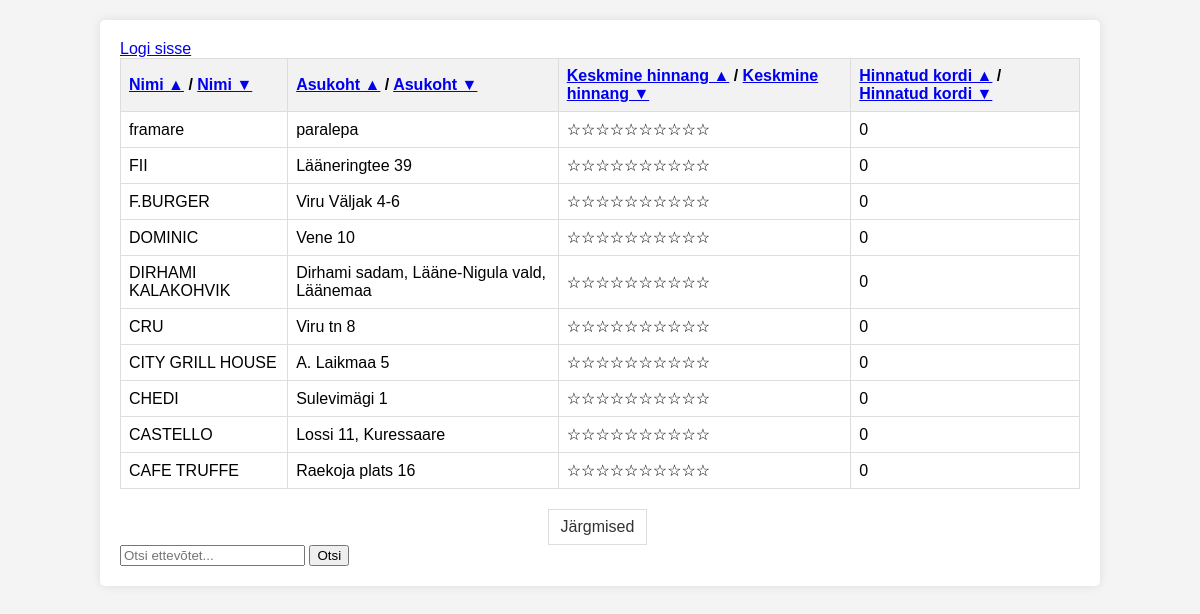
Screenshot of /?sort=name_desc with the database file from the repository.
### tables this page shows
CREATE TABLE `restokad` (
  `id` int(11) NOT NULL,
  `Nimi` varchar(255) NOT NULL,
  `Asukoht` varchar(255) NOT NULL,
  `Keskmine_hinne` int(11) DEFAULT 0,
  `Hinnatud_kordi` int(11) DEFAULT 0
);

### index.php (the view, shortened to what this page needs)
<!DOCTYPE html>
<html lang="en">
<head>
</head>
<body>
<div class="container">
    <a href="admin.php" class="logi">Logi sisse</a>
<?php
$servername = "localhost";
$username = "root";
$password = "";
$dbname = "restod";
$conn = new mysqli($servername, $username, $password, $dbname);
$records_per_page = 10;
if (isset($_GET['page']) && is_numeric($_GET['page'])) {
    $page = $_GET['page'];
} else {
    $page = 1;
}
$start_from = ($page - 1) * $records_per_page;
$order_by = "";
if (isset($_GET['sort'])) {
    switch ($_GET['sort']) {
        case 'name_desc':
            $order_by = " ORDER BY Nimi DESC";
            break;
    }
}
$search = "";
$search_condition = "";
$sql = "SELECT id, Nimi, Asukoht, Keskmine_hinne, Hinnatud_kordi FROM restokad $search_condition $order_by LIMIT $start_from, $records_per_page";
$result = $conn->query($sql);
if ($result->num_rows > 0) {
    echo "<table>
            <thead>
                <tr>
                    <th><a href='?sort=name_asc'>Nimi ▲</a> / <a href='?sort=name_desc'>Nimi ▼</a></th>
                    <th><a href='?sort=location_asc'>Asukoht ▲</a> / <a href='?sort=location_desc'>Asukoht ▼</a></th>
                    <th><a href='?sort=rating_asc'>Keskmine hinnang ▲</a> / <a href='?sort=rating_desc'>Keskmine hinnang ▼</a></th>
                    <th><a href='?sort=rated_asc'>Hinnatud kordi ▲</a> / <a href='?sort=rated_desc'>Hinnatud kordi ▼</a></th>
                </tr>
            </thead>
            <tbody>";
    while ($row = $result->fetch_assoc()) {
        echo "<tr onclick=\"location.href='rate.php?id=" . $row['id'] . "'\" style=\"cursor:pointer;\">";
        echo "<td>" . $row["Nimi"] . "</td>";
        echo "<td>" . $row["Asukoht"] . "</td>";
        echo "<td>" . str_repeat('★', round($row["Keskmine_hinne"])) . str_repeat('☆', 10 - round($row["Keskmine_hinne"])) . "</td>";
        echo "<td>" . $row["Hinnatud_kordi"] . "</td>";
        echo "</tr>";
    }
    echo "</tbody></table>";
} else {
    echo "Andmed puuduvad";
}
echo "<div class='pagination'>";
$sql = "SELECT COUNT(*) AS total FROM restokad $search_condition";
$result = $conn->query($sql);
$row = $result->fetch_assoc();
$total_pages = ceil($row["total"] / $records_per_page);
if ($page < $total_pages) {
    echo "<a href='?page=" . ($page + 1) . "&search=" . urlencode($search) . "'>Järgmised</a>";
}
echo "</div>";
?>
<div>
    <form method="GET">
        <input type="text" name="search" placeholder="Otsi ettevõtet..." value="<?php echo htmlspecialchars($search); ?>">
        <input type="submit" value="Otsi">
    </form>
</div>
</div>
</body>
</html>

### index.php (style rules this page uses)
body { font-family: Arial, sans-serif; background-color: #f4f4f4; margin: 0; padding: 0; }
.container { width: 80%; margin: 0 auto; background-color: #fff; padding: 20px; margin-top: 20px; box-shadow: 0px 0px 10px rgba(0, 0, 0, 0.1); border-radius: 5px; }
table { width: 100%; border-collapse: collapse; margin-bottom: 20px; }
th, td { border: 1px solid #dddddd; padding: 8px; text-align: left; }
th { background-color: #f2f2f2; cursor: pointer; }
.pagination { margin-top: 20px; text-align: center; overflow-x: auto; }
.pagination a { padding: 8px 12px; text-decoration: none; color: #333; border: 1px solid #dddddd; margin-right: 5px; background-color: #fff; transition: background-color 0.3s ease; display: inline-block; }

### rows the page displays
restokad: Nimi "framare", Asukoht "paralepa", Keskmine_hinne "☆☆☆☆☆☆☆☆☆☆", Hinnatud_kordi "0"
restokad: Nimi "FII", Asukoht "Lääneringtee 39", Keskmine_hinne "☆☆☆☆☆☆☆☆☆☆", Hinnatud_kordi "0"
restokad: Nimi "F.BURGER", Asukoht "Viru Väljak 4-6", Keskmine_hinne "☆☆☆☆☆☆☆☆☆☆", Hinnatud_kordi "0"
restokad: Nimi "DOMINIC", Asukoht "Vene 10", Keskmine_hinne "☆☆☆☆☆☆☆☆☆☆", Hinnatud_kordi "0"
restokad: Nimi "DIRHAMI KALAKOHVIK", Asukoht "Dirhami sadam, Lääne-Nigula vald, Läänemaa", Keskmine_hinne "☆☆☆☆☆☆☆☆☆☆", Hinnatud_kordi "0"
restokad: Nimi "CRU", Asukoht "Viru tn 8", Keskmine_hinne "☆☆☆☆☆☆☆☆☆☆", Hinnatud_kordi "0"
restokad: Nimi "CITY GRILL HOUSE", Asukoht "A. Laikmaa 5", Keskmine_hinne "☆☆☆☆☆☆☆☆☆☆", Hinnatud_kordi "0"
restokad: Nimi "CHEDI", Asukoht "Sulevimägi 1", Keskmine_hinne "☆☆☆☆☆☆☆☆☆☆", Hinnatud_kordi "0"
restokad: Nimi "CASTELLO", Asukoht "Lossi 11, Kuressaare", Keskmine_hinne "☆☆☆☆☆☆☆☆☆☆", Hinnatud_kordi "0"
restokad: Nimi "CAFE TRUFFE", Asukoht "Raekoja plats 16", Keskmine_hinne "☆☆☆☆☆☆☆☆☆☆", Hinnatud_kordi "0"
